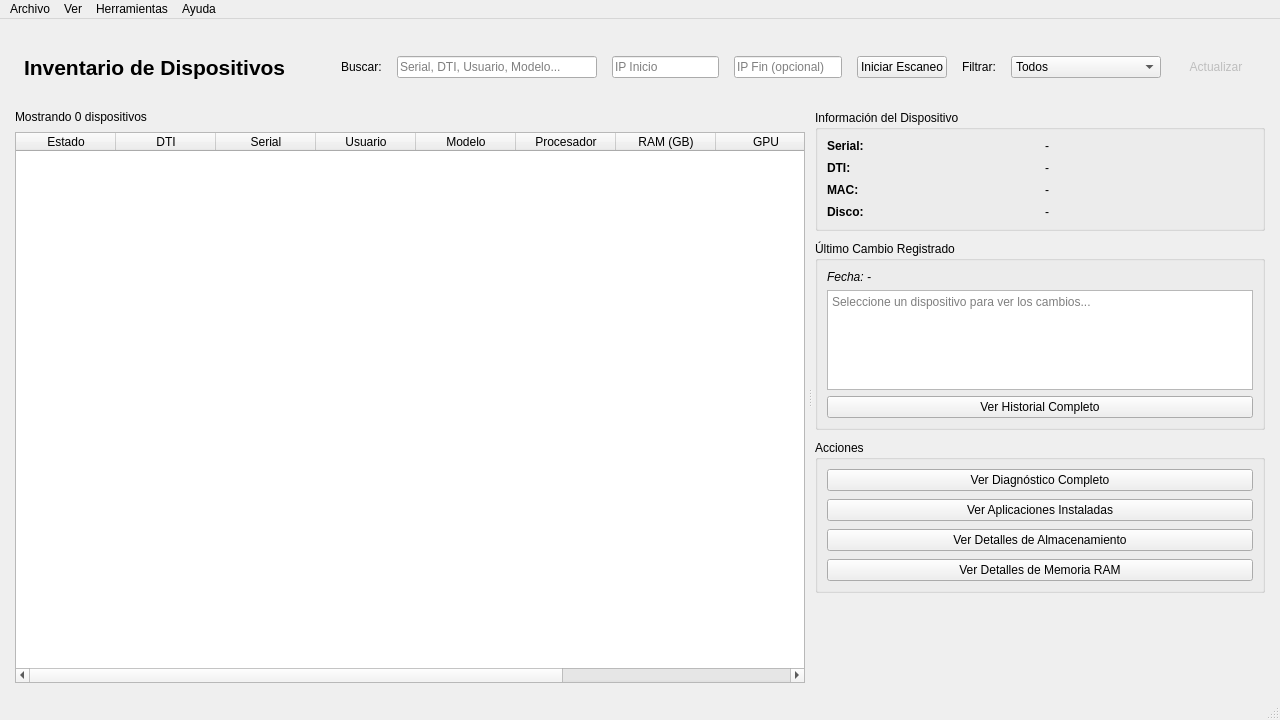
<?xml version="1.0" encoding="UTF-8"?>
<ui version="4.0">
 <class>MainWindow</class>
 <widget class="QMainWindow" name="MainWindow">
  <property name="geometry">
   <rect>
    <x>0</x>
    <y>0</y>
    <width>1280</width>
    <height>720</height>
   </rect>
  </property>
  <property name="minimumSize">
   <size>
    <width>1280</width>
    <height>720</height>
   </size>
  </property>
  <property name="windowTitle">
   <string>Sistema de Inventario - Área de Informática</string>
  </property>
  <property name="styleSheet">
   <string notr="true">
    @import url(&quot;Combinear.qss&quot;);
  </string>
  </property>
  <property name="qss_file" stdset="0">
   <string>ui/Combinear.qss</string>
  </property>
  <widget class="QWidget" name="centralwidget">
   <layout class="QVBoxLayout" name="verticalLayout">
    <property name="spacing">
     <number>10</number>
    </property>
    <property name="leftMargin">
     <number>15</number>
    </property>
    <property name="topMargin">
     <number>15</number>
    </property>
    <property name="rightMargin">
     <number>15</number>
    </property>
    <property name="bottomMargin">
     <number>15</number>
    </property>
    <item>
     <widget class="QFrame" name="frameHeader">
      <property name="maximumSize">
       <size>
        <width>16777215</width>
        <height>66</height>
       </size>
      </property>
      <property name="frameShape">
       <enum>QFrame::Shape::NoFrame</enum>
      </property>
      <layout class="QHBoxLayout" name="horizontalLayout_header">
       <property name="spacing">
        <number>15</number>
       </property>
       <item>
        <widget class="QLabel" name="labelTitle">
         <property name="font">
          <font>
           <pointsize>16</pointsize>
           <bold>true</bold>
          </font>
         </property>
         <property name="text">
          <string>Inventario de Dispositivos</string>
         </property>
        </widget>
       </item>
       <item>
        <spacer name="horizontalSpacer">
         <property name="orientation">
          <enum>Qt::Orientation::Horizontal</enum>
         </property>
         <property name="sizeHint" stdset="0">
          <size>
           <width>40</width>
           <height>20</height>
          </size>
         </property>
        </spacer>
       </item>
       <item>
        <widget class="QLabel" name="labelBuscar">
         <property name="text">
          <string>Buscar:</string>
         </property>
        </widget>
       </item>
       <item>
        <widget class="QLineEdit" name="lineEditBuscar">
         <property name="minimumSize">
          <size>
           <width>200</width>
           <height>0</height>
          </size>
         </property>
         <property name="placeholderText">
          <string>Serial, DTI, Usuario, Modelo...</string>
         </property>
        </widget>
       </item>
       <item>
        <widget class="QLineEdit" name="ip_start_input">
         <property name="placeholderText">
          <string>IP Inicio</string>
         </property>
        </widget>
       </item>
       <item>
        <widget class="QLineEdit" name="ip_end_input">
         <property name="placeholderText">
          <string>IP Fin (opcional)</string>
         </property>
        </widget>
       </item>
       <item>
        <widget class="QPushButton" name="scan_button">
         <property name="text">
          <string>Iniciar Escaneo</string>
         </property>
        </widget>
       </item>
       <item>
        <widget class="QLabel" name="labelFiltro">
         <property name="text">
          <string>Filtrar:</string>
         </property>
        </widget>
       </item>
       <item>
        <widget class="QComboBox" name="comboBoxFiltro">
         <property name="minimumSize">
          <size>
           <width>150</width>
           <height>0</height>
          </size>
         </property>
         <item>
          <property name="text">
           <string>Todos</string>
          </property>
         </item>
         <item>
          <property name="text">
           <string>Activos</string>
          </property>
         </item>
         <item>
          <property name="text">
           <string>Inactivos</string>
          </property>
         </item>
         <item>
          <property name="text">
           <string>Encendidos</string>
          </property>
         </item>
         <item>
          <property name="text">
           <string>Apagados</string>
          </property>
         </item>
         <item>
          <property name="text">
           <string>Sin Licencia</string>
          </property>
         </item>
        </widget>
       </item>
       <item>
        <widget class="QPushButton" name="btnActualizar">
         <property name="enabled">
          <bool>false</bool>
         </property>
         <property name="text">
          <string>Actualizar</string>
         </property>
         <property name="flat">
          <bool>true</bool>
         </property>
        </widget>
       </item>
      </layout>
     </widget>
    </item>
    <item>
     <widget class="QSplitter" name="splitterPrincipal">
      <property name="minimumSize">
       <size>
        <width>0</width>
        <height>0</height>
       </size>
      </property>
      <property name="orientation">
       <enum>Qt::Orientation::Horizontal</enum>
      </property>
      <property name="handleWidth">
       <number>10</number>
      </property>
      <widget class="QWidget" name="widgetTabla" native="true">
       <layout class="QVBoxLayout" name="verticalLayout_tabla">
        <property name="spacing">
         <number>8</number>
        </property>
        <property name="leftMargin">
         <number>0</number>
        </property>
        <property name="topMargin">
         <number>0</number>
        </property>
        <property name="rightMargin">
         <number>0</number>
        </property>
        <property name="bottomMargin">
         <number>0</number>
        </property>
        <item>
         <widget class="QLabel" name="labelContador">
          <property name="font">
           <font>
            <pointsize>9</pointsize>
           </font>
          </property>
          <property name="text">
           <string>Mostrando 0 dispositivos</string>
          </property>
         </widget>
        </item>
        <item>
         <widget class="QTableWidget" name="tableDispositivos">
          <property name="editTriggers">
           <set>QAbstractItemView::EditTrigger::NoEditTriggers</set>
          </property>
          <property name="alternatingRowColors">
           <bool>false</bool>
          </property>
          <property name="selectionMode">
           <enum>QAbstractItemView::SelectionMode::SingleSelection</enum>
          </property>
          <property name="selectionBehavior">
           <enum>QAbstractItemView::SelectionBehavior::SelectRows</enum>
          </property>
          <property name="sortingEnabled">
           <bool>true</bool>
          </property>
          <property name="columnCount">
           <number>10</number>
          </property>
          <attribute name="horizontalHeaderStretchLastSection">
           <bool>true</bool>
          </attribute>
          <column>
           <property name="text">
            <string>Estado</string>
           </property>
          </column>
          <column>
           <property name="text">
            <string>DTI</string>
           </property>
          </column>
          <column>
           <property name="text">
            <string>Serial</string>
           </property>
          </column>
          <column>
           <property name="text">
            <string>Usuario</string>
           </property>
          </column>
          <column>
           <property name="text">
            <string>Modelo</string>
           </property>
          </column>
          <column>
           <property name="text">
            <string>Procesador</string>
           </property>
          </column>
          <column>
           <property name="text">
            <string>RAM (GB)</string>
           </property>
          </column>
          <column>
           <property name="text">
            <string>GPU</string>
           </property>
          </column>
          <column>
           <property name="text">
            <string>Licencia</string>
           </property>
          </column>
          <column>
           <property name="text">
            <string>IP</string>
           </property>
          </column>
         </widget>
        </item>
       </layout>
      </widget>
      <widget class="QWidget" name="widgetDetalles" native="true">
       <property name="minimumSize">
        <size>
         <width>380</width>
         <height>0</height>
        </size>
       </property>
       <property name="maximumSize">
        <size>
         <width>450</width>
         <height>16777215</height>
        </size>
       </property>
       <layout class="QVBoxLayout" name="verticalLayout_detalles">
        <property name="spacing">
         <number>10</number>
        </property>
        <property name="leftMargin">
         <number>0</number>
        </property>
        <property name="topMargin">
         <number>0</number>
        </property>
        <property name="rightMargin">
         <number>0</number>
        </property>
        <property name="bottomMargin">
         <number>0</number>
        </property>
        <item>
         <widget class="QGroupBox" name="groupBoxInfo">
          <property name="title">
           <string>Información del Dispositivo</string>
          </property>
          <layout class="QVBoxLayout" name="verticalLayout_info">
           <item>
            <layout class="QGridLayout" name="gridLayoutInfo">
             <property name="horizontalSpacing">
              <number>10</number>
             </property>
             <property name="verticalSpacing">
              <number>8</number>
             </property>
             <item row="0" column="0">
              <widget class="QLabel" name="labelInfoSerial">
               <property name="font">
                <font>
                 <bold>true</bold>
                </font>
               </property>
               <property name="text">
                <string>Serial:</string>
               </property>
              </widget>
             </item>
             <item row="0" column="1">
              <widget class="QLabel" name="labelInfoSerialValue">
               <property name="text">
                <string>-</string>
               </property>
               <property name="wordWrap">
                <bool>true</bool>
               </property>
              </widget>
             </item>
             <item row="1" column="0">
              <widget class="QLabel" name="labelInfoDTI">
               <property name="font">
                <font>
                 <bold>true</bold>
                </font>
               </property>
               <property name="text">
                <string>DTI:</string>
               </property>
              </widget>
             </item>
             <item row="1" column="1">
              <widget class="QLabel" name="labelInfoDTIValue">
               <property name="text">
                <string>-</string>
               </property>
              </widget>
             </item>
             <item row="2" column="0">
              <widget class="QLabel" name="labelInfoMAC">
               <property name="font">
                <font>
                 <bold>true</bold>
                </font>
               </property>
               <property name="text">
                <string>MAC:</string>
               </property>
              </widget>
             </item>
             <item row="2" column="1">
              <widget class="QLabel" name="labelInfoMACValue">
               <property name="text">
                <string>-</string>
               </property>
               <property name="wordWrap">
                <bool>true</bool>
               </property>
              </widget>
             </item>
             <item row="3" column="0">
              <widget class="QLabel" name="labelInfoDisco">
               <property name="font">
                <font>
                 <bold>true</bold>
                </font>
               </property>
               <property name="text">
                <string>Disco:</string>
               </property>
              </widget>
             </item>
             <item row="3" column="1">
              <widget class="QLabel" name="labelInfoDiscoValue">
               <property name="text">
                <string>-</string>
               </property>
               <property name="wordWrap">
                <bool>true</bool>
               </property>
              </widget>
             </item>
            </layout>
           </item>
          </layout>
         </widget>
        </item>
        <item>
         <widget class="QGroupBox" name="groupBoxCambio">
          <property name="title">
           <string>Último Cambio Registrado</string>
          </property>
          <layout class="QVBoxLayout" name="verticalLayout_cambio">
           <item>
            <widget class="QLabel" name="labelUltimoCambioFecha">
             <property name="font">
              <font>
               <pointsize>9</pointsize>
               <italic>true</italic>
              </font>
             </property>
             <property name="text">
              <string>Fecha: -</string>
             </property>
            </widget>
           </item>
           <item>
            <widget class="QTextEdit" name="textEditUltimoCambio">
             <property name="maximumSize">
              <size>
               <width>16777215</width>
               <height>100</height>
              </size>
             </property>
             <property name="readOnly">
              <bool>true</bool>
             </property>
             <property name="placeholderText">
              <string>Seleccione un dispositivo para ver los cambios...</string>
             </property>
            </widget>
           </item>
           <item>
            <widget class="QPushButton" name="btnVerHistorialCambios">
             <property name="text">
              <string>Ver Historial Completo</string>
             </property>
            </widget>
           </item>
          </layout>
         </widget>
        </item>
        <item>
         <widget class="QGroupBox" name="groupBoxAcciones">
          <property name="title">
           <string>Acciones</string>
          </property>
          <layout class="QVBoxLayout" name="verticalLayout_acciones">
           <property name="spacing">
            <number>8</number>
           </property>
           <item>
            <widget class="QPushButton" name="btnVerDiagnostico">
             <property name="text">
              <string>Ver Diagnóstico Completo</string>
             </property>
            </widget>
           </item>
           <item>
            <widget class="QPushButton" name="btnVerAplicaciones">
             <property name="text">
              <string>Ver Aplicaciones Instaladas</string>
             </property>
            </widget>
           </item>
           <item>
            <widget class="QPushButton" name="btnVerAlmacenamiento">
             <property name="text">
              <string>Ver Detalles de Almacenamiento</string>
             </property>
            </widget>
           </item>
           <item>
            <widget class="QPushButton" name="btnVerMemoria">
             <property name="text">
              <string>Ver Detalles de Memoria RAM</string>
             </property>
            </widget>
           </item>
          </layout>
         </widget>
        </item>
        <item>
         <spacer name="verticalSpacer">
          <property name="orientation">
           <enum>Qt::Orientation::Vertical</enum>
          </property>
          <property name="sizeHint" stdset="0">
           <size>
            <width>20</width>
            <height>40</height>
           </size>
          </property>
         </spacer>
        </item>
       </layout>
      </widget>
     </widget>
    </item>
   </layout>
  </widget>
  <widget class="QStatusBar" name="statusbar">
   <property name="font">
    <font>
     <pointsize>9</pointsize>
    </font>
   </property>
  </widget>
  <widget class="QMenuBar" name="menubar">
   <property name="geometry">
    <rect>
     <x>0</x>
     <y>0</y>
     <width>1280</width>
     <height>21</height>
    </rect>
   </property>
   <widget class="QMenu" name="menuArchivo">
    <property name="title">
     <string>Archivo</string>
    </property>
    <addaction name="actionExportarExcel"/>
    <addaction name="actionExportarPDF"/>
    <addaction name="separator"/>
    <addaction name="actionSalir"/>
   </widget>
   <widget class="QMenu" name="menuVer">
    <property name="title">
     <string>Ver</string>
    </property>
    <addaction name="actionVerEstadisticas"/>
    <addaction name="actionVerReportes"/>
   </widget>
   <widget class="QMenu" name="menuHerramientas">
    <property name="title">
     <string>Herramientas</string>
    </property>
    <addaction name="actionConfiguracion"/>
    <addaction name="actionBackupBD"/>
    <addaction name="actiondetener"/>
   </widget>
   <widget class="QMenu" name="menuAyuda">
    <property name="title">
     <string>Ayuda</string>
    </property>
    <addaction name="actionAcercaDe"/>
    <addaction name="actionManual"/>
   </widget>
   <addaction name="menuArchivo"/>
   <addaction name="menuVer"/>
   <addaction name="menuHerramientas"/>
   <addaction name="menuAyuda"/>
  </widget>
  <action name="actionExportarExcel">
   <property name="text">
    <string>Exportar a Excel</string>
   </property>
  </action>
  <action name="actionExportarPDF">
   <property name="text">
    <string>Exportar a PDF</string>
   </property>
  </action>
  <action name="actionSalir">
   <property name="text">
    <string>Salir</string>
   </property>
  </action>
  <action name="actionVerEstadisticas">
   <property name="text">
    <string>Estadísticas</string>
   </property>
  </action>
  <action name="actionVerReportes">
   <property name="text">
    <string>Generar Reportes</string>
   </property>
  </action>
  <action name="actionConfiguracion">
   <property name="text">
    <string>Configuración</string>
   </property>
  </action>
  <action name="actionBackupBD">
   <property name="text">
    <string>Respaldar Base de Datos</string>
   </property>
  </action>
  <action name="actionAcercaDe">
   <property name="text">
    <string>Acerca de</string>
   </property>
  </action>
  <action name="actionManual">
   <property name="text">
    <string>Manual de Usuario</string>
   </property>
  </action>
  <action name="actiondetener">
   <property name="text">
    <string>Detener anuncios (broadcast)</string>
   </property>
   <property name="toolTip">
    <string>Para reducir ruido en la red, ahorrar recursos, prevenir problemas de seguridad/duplicación y permitir tareas de mantenimiento o apagado ordenado</string>
   </property>
  </action>
 </widget>
 <resources/>
 <connections/>
</ui>
